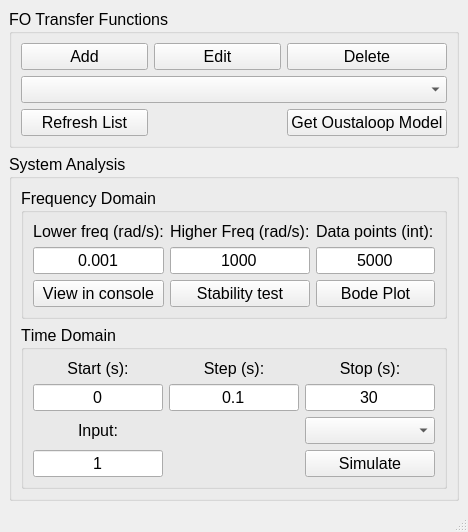
<?xml version="1.0" encoding="UTF-8"?>
<ui version="4.0">
 <class>MainWindow_fotfviewer</class>
 <widget class="QMainWindow" name="MainWindow_fotfviewer">
  <property name="geometry">
   <rect>
    <x>0</x>
    <y>0</y>
    <width>468</width>
    <height>515</height>
   </rect>
  </property>
  <property name="windowTitle">
   <string>FOTF Viewer</string>
  </property>
  <widget class="QWidget" name="centralwidget">
   <layout class="QVBoxLayout" name="verticalLayout_2">
    <item>
     <widget class="QGroupBox" name="groupBox_4">
      <property name="minimumSize">
       <size>
        <width>0</width>
        <height>0</height>
       </size>
      </property>
      <property name="maximumSize">
       <size>
        <width>16777215</width>
        <height>16777215</height>
       </size>
      </property>
      <property name="font">
       <font>
        <pointsize>12</pointsize>
        <weight>50</weight>
        <italic>false</italic>
        <bold>false</bold>
       </font>
      </property>
      <property name="title">
       <string>FO Transfer Functions</string>
      </property>
      <layout class="QGridLayout" name="gridLayout_5">
       <item row="0" column="1">
        <widget class="QPushButton" name="pushButton_EditFOTF">
         <property name="font">
          <font>
           <pointsize>12</pointsize>
           <weight>50</weight>
           <bold>false</bold>
           <kerning>false</kerning>
          </font>
         </property>
         <property name="text">
          <string>Edit</string>
         </property>
        </widget>
       </item>
       <item row="1" column="0" rowspan="2" colspan="3">
        <widget class="QComboBox" name="comboBoxFOTF">
         <property name="font">
          <font>
           <pointsize>12</pointsize>
          </font>
         </property>
        </widget>
       </item>
       <item row="0" column="0">
        <widget class="QPushButton" name="pushButton_AddFotf">
         <property name="font">
          <font>
           <pointsize>12</pointsize>
           <weight>50</weight>
           <bold>false</bold>
           <kerning>false</kerning>
          </font>
         </property>
         <property name="text">
          <string>Add</string>
         </property>
        </widget>
       </item>
       <item row="0" column="2">
        <widget class="QPushButton" name="pushButton_DeleteFOTF">
         <property name="font">
          <font>
           <pointsize>12</pointsize>
           <weight>50</weight>
           <bold>false</bold>
           <kerning>false</kerning>
          </font>
         </property>
         <property name="text">
          <string>Delete</string>
         </property>
        </widget>
       </item>
       <item row="3" column="0">
        <widget class="QPushButton" name="pushButtonRefreshList">
         <property name="font">
          <font>
           <pointsize>12</pointsize>
           <weight>50</weight>
           <bold>false</bold>
          </font>
         </property>
         <property name="text">
          <string>Refresh List</string>
         </property>
        </widget>
       </item>
       <item row="3" column="2">
        <widget class="QPushButton" name="pushButtonGetOustaloop">
         <property name="font">
          <font>
           <pointsize>12</pointsize>
           <weight>50</weight>
           <bold>false</bold>
           <kerning>false</kerning>
          </font>
         </property>
         <property name="text">
          <string>Get Oustaloop Model</string>
         </property>
        </widget>
       </item>
      </layout>
     </widget>
    </item>
    <item>
     <widget class="QGroupBox" name="groupBox_3">
      <property name="minimumSize">
       <size>
        <width>0</width>
        <height>0</height>
       </size>
      </property>
      <property name="maximumSize">
       <size>
        <width>16777215</width>
        <height>16777215</height>
       </size>
      </property>
      <property name="font">
       <font>
        <pointsize>12</pointsize>
        <weight>50</weight>
        <bold>false</bold>
       </font>
      </property>
      <property name="title">
       <string>System Analysis</string>
      </property>
      <layout class="QVBoxLayout" name="verticalLayout">
       <item>
        <widget class="QGroupBox" name="groupBox_Freq">
         <property name="font">
          <font>
           <pointsize>12</pointsize>
           <weight>50</weight>
           <italic>false</italic>
           <bold>false</bold>
           <kerning>false</kerning>
          </font>
         </property>
         <property name="title">
          <string>Frequency Domain</string>
         </property>
         <layout class="QGridLayout" name="gridLayout">
          <item row="0" column="1">
           <widget class="QLabel" name="label_21">
            <property name="font">
             <font>
              <pointsize>12</pointsize>
             </font>
            </property>
            <property name="text">
             <string>Higher Freq (rad/s):</string>
            </property>
            <property name="buddy">
             <cstring>lineEdit_HigherFreq</cstring>
            </property>
           </widget>
          </item>
          <item row="0" column="0">
           <widget class="QLabel" name="label_19">
            <property name="font">
             <font>
              <pointsize>12</pointsize>
             </font>
            </property>
            <property name="text">
             <string>Lower freq (rad/s):</string>
            </property>
            <property name="alignment">
             <set>Qt::AlignCenter</set>
            </property>
            <property name="buddy">
             <cstring>lineEdit_LowerFreq</cstring>
            </property>
           </widget>
          </item>
          <item row="2" column="2">
           <widget class="QPushButton" name="pushButton_BodePlot">
            <property name="font">
             <font>
              <pointsize>12</pointsize>
              <weight>50</weight>
              <bold>false</bold>
             </font>
            </property>
            <property name="text">
             <string>Bode Plot</string>
            </property>
           </widget>
          </item>
          <item row="0" column="2">
           <widget class="QLabel" name="label_20">
            <property name="font">
             <font>
              <pointsize>12</pointsize>
             </font>
            </property>
            <property name="text">
             <string>Data points (int):</string>
            </property>
            <property name="buddy">
             <cstring>lineEdit_FreqDataPoints</cstring>
            </property>
           </widget>
          </item>
          <item row="1" column="1">
           <widget class="QLineEdit" name="lineEdit_HigherFreq">
            <property name="maximumSize">
             <size>
              <width>16777215</width>
              <height>16777215</height>
             </size>
            </property>
            <property name="font">
             <font>
              <pointsize>12</pointsize>
              <weight>50</weight>
              <bold>false</bold>
             </font>
            </property>
            <property name="text">
             <string>1000</string>
            </property>
            <property name="alignment">
             <set>Qt::AlignCenter</set>
            </property>
           </widget>
          </item>
          <item row="2" column="1">
           <widget class="QPushButton" name="pushButton_StabilityTest">
            <property name="font">
             <font>
              <pointsize>12</pointsize>
              <weight>50</weight>
              <bold>false</bold>
             </font>
            </property>
            <property name="text">
             <string>Stability test</string>
            </property>
           </widget>
          </item>
          <item row="2" column="0">
           <widget class="QPushButton" name="pushButtonViewInConsole">
            <property name="font">
             <font>
              <pointsize>12</pointsize>
              <weight>50</weight>
              <bold>false</bold>
             </font>
            </property>
            <property name="text">
             <string>View in console</string>
            </property>
           </widget>
          </item>
          <item row="1" column="2">
           <widget class="QLineEdit" name="lineEdit_FreqDataPoints">
            <property name="maximumSize">
             <size>
              <width>16777215</width>
              <height>16777215</height>
             </size>
            </property>
            <property name="font">
             <font>
              <pointsize>12</pointsize>
              <weight>50</weight>
              <bold>false</bold>
             </font>
            </property>
            <property name="text">
             <string>5000</string>
            </property>
            <property name="alignment">
             <set>Qt::AlignCenter</set>
            </property>
           </widget>
          </item>
          <item row="1" column="0">
           <widget class="QLineEdit" name="lineEdit_LowerFreq">
            <property name="maximumSize">
             <size>
              <width>16777215</width>
              <height>16777215</height>
             </size>
            </property>
            <property name="font">
             <font>
              <pointsize>12</pointsize>
              <weight>50</weight>
              <bold>false</bold>
             </font>
            </property>
            <property name="text">
             <string>0.001</string>
            </property>
            <property name="alignment">
             <set>Qt::AlignCenter</set>
            </property>
           </widget>
          </item>
         </layout>
        </widget>
       </item>
       <item>
        <widget class="QGroupBox" name="groupBox">
         <property name="font">
          <font>
           <pointsize>12</pointsize>
           <weight>50</weight>
           <italic>false</italic>
           <bold>false</bold>
           <underline>false</underline>
           <kerning>false</kerning>
          </font>
         </property>
         <property name="title">
          <string>Time Domain</string>
         </property>
         <layout class="QGridLayout" name="gridLayout_2">
          <item row="0" column="0">
           <widget class="QLabel" name="label_16">
            <property name="font">
             <font>
              <pointsize>12</pointsize>
             </font>
            </property>
            <property name="text">
             <string>Start (s):</string>
            </property>
            <property name="alignment">
             <set>Qt::AlignCenter</set>
            </property>
            <property name="buddy">
             <cstring>lineEdit_StartTime</cstring>
            </property>
           </widget>
          </item>
          <item row="2" column="0">
           <widget class="QLabel" name="label_22">
            <property name="font">
             <font>
              <pointsize>12</pointsize>
             </font>
            </property>
            <property name="text">
             <string>Input:</string>
            </property>
            <property name="alignment">
             <set>Qt::AlignCenter</set>
            </property>
            <property name="buddy">
             <cstring>lineEdit_inputTime</cstring>
            </property>
           </widget>
          </item>
          <item row="1" column="2">
           <widget class="QLineEdit" name="lineEdit_StopTime">
            <property name="sizePolicy">
             <sizepolicy hsizetype="Expanding" vsizetype="Fixed">
              <horstretch>0</horstretch>
              <verstretch>0</verstretch>
             </sizepolicy>
            </property>
            <property name="maximumSize">
             <size>
              <width>16777215</width>
              <height>16777215</height>
             </size>
            </property>
            <property name="font">
             <font>
              <pointsize>12</pointsize>
              <weight>50</weight>
              <bold>false</bold>
             </font>
            </property>
            <property name="text">
             <string>30</string>
            </property>
            <property name="alignment">
             <set>Qt::AlignCenter</set>
            </property>
           </widget>
          </item>
          <item row="2" column="2">
           <widget class="QComboBox" name="comboBoxTimeDomainType">
            <property name="sizePolicy">
             <sizepolicy hsizetype="Expanding" vsizetype="Fixed">
              <horstretch>0</horstretch>
              <verstretch>0</verstretch>
             </sizepolicy>
            </property>
            <property name="font">
             <font>
              <pointsize>12</pointsize>
              <weight>50</weight>
              <bold>false</bold>
             </font>
            </property>
            <property name="editable">
             <bool>false</bool>
            </property>
            <property name="currentText">
             <string/>
            </property>
            <property name="currentIndex">
             <number>-1</number>
            </property>
            <property name="maxVisibleItems">
             <number>2</number>
            </property>
            <property name="modelColumn">
             <number>0</number>
            </property>
           </widget>
          </item>
          <item row="1" column="0">
           <widget class="QLineEdit" name="lineEdit_StartTime">
            <property name="maximumSize">
             <size>
              <width>16777215</width>
              <height>16777215</height>
             </size>
            </property>
            <property name="font">
             <font>
              <pointsize>12</pointsize>
              <weight>50</weight>
              <bold>false</bold>
             </font>
            </property>
            <property name="text">
             <string>0</string>
            </property>
            <property name="alignment">
             <set>Qt::AlignCenter</set>
            </property>
           </widget>
          </item>
          <item row="3" column="2">
           <widget class="QPushButton" name="pushButtonSimulate">
            <property name="sizePolicy">
             <sizepolicy hsizetype="Expanding" vsizetype="Fixed">
              <horstretch>0</horstretch>
              <verstretch>0</verstretch>
             </sizepolicy>
            </property>
            <property name="font">
             <font>
              <pointsize>12</pointsize>
              <weight>50</weight>
              <bold>false</bold>
             </font>
            </property>
            <property name="text">
             <string>Simulate</string>
            </property>
           </widget>
          </item>
          <item row="0" column="2">
           <widget class="QLabel" name="label_18">
            <property name="text">
             <string>Stop (s):</string>
            </property>
            <property name="alignment">
             <set>Qt::AlignCenter</set>
            </property>
            <property name="buddy">
             <cstring>lineEdit_StopTime</cstring>
            </property>
           </widget>
          </item>
          <item row="0" column="1">
           <widget class="QLabel" name="label_17">
            <property name="font">
             <font>
              <strikeout>false</strikeout>
             </font>
            </property>
            <property name="text">
             <string>Step (s):</string>
            </property>
            <property name="alignment">
             <set>Qt::AlignCenter</set>
            </property>
            <property name="buddy">
             <cstring>lineEdit_StepTime</cstring>
            </property>
           </widget>
          </item>
          <item row="1" column="1">
           <widget class="QLineEdit" name="lineEdit_StepTime">
            <property name="maximumSize">
             <size>
              <width>16777215</width>
              <height>16777215</height>
             </size>
            </property>
            <property name="font">
             <font>
              <pointsize>12</pointsize>
              <weight>50</weight>
              <bold>false</bold>
             </font>
            </property>
            <property name="text">
             <string>0.1</string>
            </property>
            <property name="alignment">
             <set>Qt::AlignCenter</set>
            </property>
           </widget>
          </item>
          <item row="3" column="0">
           <widget class="QLineEdit" name="lineEdit_inputTime">
            <property name="maximumSize">
             <size>
              <width>16777215</width>
              <height>16777215</height>
             </size>
            </property>
            <property name="font">
             <font>
              <pointsize>12</pointsize>
              <weight>50</weight>
              <bold>false</bold>
             </font>
            </property>
            <property name="text">
             <string>1</string>
            </property>
            <property name="alignment">
             <set>Qt::AlignCenter</set>
            </property>
           </widget>
          </item>
         </layout>
        </widget>
       </item>
      </layout>
     </widget>
    </item>
   </layout>
  </widget>
  <widget class="QMenuBar" name="menubar">
   <property name="geometry">
    <rect>
     <x>0</x>
     <y>0</y>
     <width>468</width>
     <height>21</height>
    </rect>
   </property>
  </widget>
  <widget class="QStatusBar" name="statusbar"/>
 </widget>
 <resources/>
 <connections/>
</ui>
